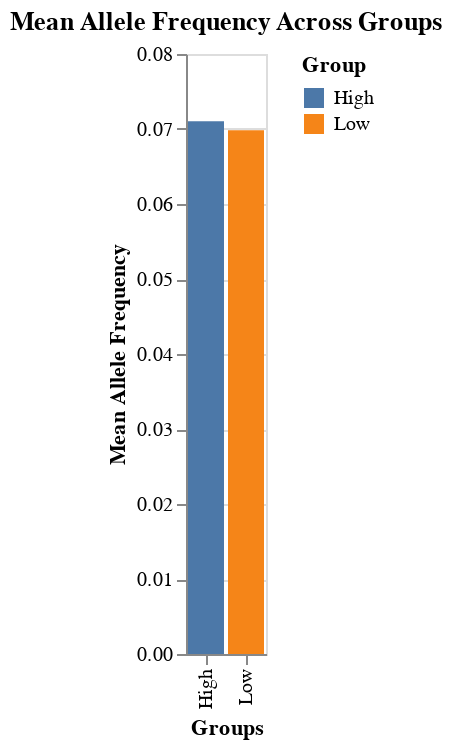

The notebook cell saved with this chart:
### Code cell
# Load the allele frequency data correctly
allele_df = pd.read_csv("../Data/variant_frequency_df.csv", index_col=0)  # Fix extra column issue

# Ensure Super_population column is categorical
allele_df["Super_population"] = allele_df["Group"].astype(str)

# Create Bar Chart
bar_chart = alt.Chart(allele_df).mark_bar().encode(
    x=alt.X("Group:N", title="Groups"),  # Categorical X-axis
    y=alt.Y("mean(Allele_frequency):Q", title="Mean Allele Frequency"),  # Aggregate mean allele frequency
    color=alt.Color("Group", scale=alt.Scale(scheme="tableau10"))).properties(
    title="Mean Allele Frequency Across Groups"
)

bar_chart

### Figure 1 — Vega-Lite specification as saved in the notebook (floating-point values rounded to 4 significant figures; data arrays with more than 128 entries replaced by an {"elided": "..."} marker saying what was removed)
{"config": {"view": {"continuousWidth": 300, "continuousHeight": 300}}, "data": {"name": "data-4a85c6bbb533817d526d2570406b11e7"}, "mark": {"type": "bar"}, "encoding": {"color": {"field": "Group", "scale": {"scheme": "tableau10"}, "type": "nominal"}, "x": {"field": "Group", "title": "Groups", "type": "nominal"}, "y": {"aggregate": "mean", "field": "Allele_frequency", "title": "Mean Allele Frequency", "type": "quantitative"}}, "title": "Mean Allele Frequency Across Groups", "$schema": "https://vega.github.io/schema/vega-lite/v5.20.1.json", "datasets": {"data-4a85c6bbb533817d526d2570406b11e7": {"elided": "1092 records"}}}
